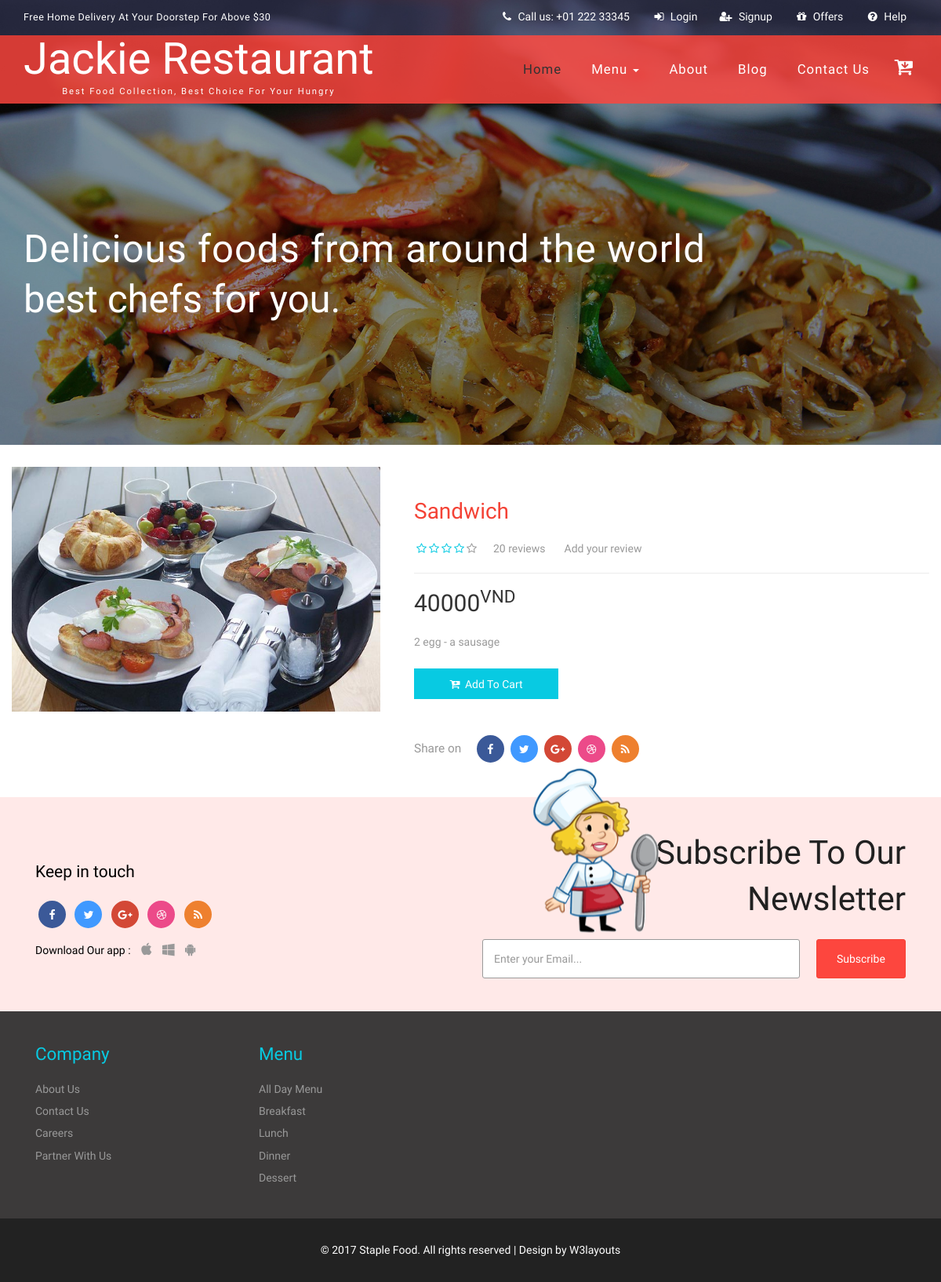
Screenshot of /product-detail.php?id=38 with the database file from the repository.
### tables this page shows
CREATE TABLE `products` (
  `id` int(11) NOT NULL,
  `product_name` varchar(50) NOT NULL,
  `product_code` varchar(10) NOT NULL,
  `description` text NOT NULL,
  `image` varchar(50) NOT NULL,
  `cost` varchar(10) NOT NULL,
  `category_id` int(11) NOT NULL
);

CREATE TABLE `categories` (
  `id` int(11) NOT NULL,
  `name` varchar(50) NOT NULL
);

### product-detail.php (the view, shortened to what this page needs)
<?php
	include 'header.php';
?>
<?php
	require 'database-config.php';
	$id = $_GET['id'];
	$sql = "SELECT products.id, product_name, product_code, description, categories.name as category, cost, image from products, categories where products.category_id = categories.id and products.id = $id";
	$result = mysqli_query($conn, $sql);
	if (mysqli_num_rows($result) > 0) {
    	while($row = mysqli_fetch_assoc($result)) {
    		echo '<div class="col-md-5 modal_body_left">';
				echo '<img src="'.$row["image"].'" alt=" " class="img-relative">';
			echo '</div>';
			echo '<div class="col-md-7 modal_body_right single-top-right">';
				echo '<h3 class="item_name">'.$row["product_name"].'</h3>';
				echo '<div class="single-rating">';
					echo '<ul class="stars" id="item_1">';
						echo '<li><i class="fa fa-star-o" aria-hidden="true"></i></li>';
						echo '<li><i class="fa fa-star-o" aria-hidden="true"></i></li>';
						echo '<li><i class="fa fa-star-o" aria-hidden="true"></i></li>';
						echo '<li><i class="fa fa-star-o" aria-hidden="true"></i></li>';
						echo '<li class="w3act"><i class="fa fa-star-o" aria-hidden="true"></i></li>';
						echo '<li class="rating">20 reviews</li>';
						echo '<li><a href="#">Add your review</a></li>';
					echo '</ul>';
				echo '</div>';
				echo '<div class="single-price">';
					echo '<ul>';
						echo '<h2>'.$row["cost"].'<sup>VND</sup></h2>';
					echo '</ul>';
				echo '</div>';
				echo '<p class="single-price-text">'.$row["description"].'</p>';
				echo '<form method="post" action="cart.php?action=add&code='.$row["product_code"].'">';
				echo '<button type="submit" class="w3ls-cart pw3ls-cart"><i class="fa fa-cart-plus" aria-hidden="true"></i> Add to cart</button>';
				echo '</form>';
				echo '<div class="single-page-icons social-icons">';
					echo '<ul>';
						echo '<li><h4>Share on</h4></li>';
						echo '<li><a href="#" class="fa fa-facebook icon facebook"> </a></li>';
						echo '<li><a href="#" class="fa fa-twitter icon twitter"> </a></li>';
						echo '<li><a href="#" class="fa fa-google-plus icon googleplus"> </a></li>';
						echo '<li><a href="#" class="fa fa-dribbble icon dribbble"> </a></li>';
						echo '<li><a href="#" class="fa fa-rss icon rss"> </a></li> ';
					echo '</ul>';
				echo '</div>';
			echo '</div>';
			echo '<div class="clearfix"> </div>';
			echo '<br>';
			echo '<br>';
			}
		}
?>
<?php
	include 'footer.php';
?>

### footer.php (shortened to what this page needs)
	<div class="subscribe agileits-w3layouts">
		<div class="container">
			<div class="col-md-6 social-icons w3-agile-icons">
				<h4>Keep in touch</h4>
				<ul>
					<li><a href="#" class="fa fa-facebook icon facebook"> </a></li>
					<li><a href="#" class="fa fa-twitter icon twitter"> </a></li>
					<li><a href="#" class="fa fa-google-plus icon googleplus"> </a></li>
					<li><a href="#" class="fa fa-dribbble icon dribbble"> </a></li>
					<li><a href="#" class="fa fa-rss icon rss"> </a></li>
				</ul>
				<ul class="apps">
					<li><h4>Download Our app : </h4> </li>
					<li><a href="#" class="fa fa-apple"></a></li>
					<li><a href="#" class="fa fa-windows"></a></li>
					<li><a href="#" class="fa fa-android"></a></li>
				</ul>
			</div>
			<div class="col-md-6 subscribe-right">
				<h3 class="w3ls-title">Subscribe to Our <br><span>Newsletter</span></h3>
				<form action="#" method="post">
					<input type="email" name="email" placeholder="Enter your Email..." required="">
					<input type="submit" value="Subscribe">
				</form>
				<img src="images/i1.png" class="sub-w3lsimg" alt=""/>
			</div>
			<div class="clearfix"> </div>
		</div>
	</div>
	<div class="footer agileits-w3layouts">
		<div class="container">
			<div class="w3_footer_grids">
				<div class="col-xs-6 col-sm-3 footer-grids w3-agileits">
					<h3>company</h3>
					<ul>
						<li><a href="about.php">About Us</a></li>
						<li><a href="contact.php">Contact Us</a></li>
						<li><a href="careers.php">Careers</a></li>
						<li><a href="help.php">Partner With Us</a></li>
					</ul>
				</div>
				<div class="col-xs-6 col-sm-3 footer-grids w3-agileits">
					<h3>Menu</h3>
					<ul>
						<li><a href="products.php">All Day Menu</a></li>
						<?php
                                require 'database-config.php';
                                $sql = "SELECT categories.id, categories.name, products.image FROM categories, products WHERE products.category_id = categories.id GROUP BY categories.id";
                                $result = mysqli_query($conn, $sql);
                                if (mysqli_num_rows($result) > 0) {
                                  while($row = mysqli_fetch_assoc($result)) {
                                        echo '<form action="products.php" method="GET">';
                                        echo '<li><a href="products.php?id='.$row["id"].'">'.$row["name"].'</a></li>';
                                        echo '</form>';
                                  }
                                }
                               ?>
					</ul>
				</div>
				<div class="clearfix"> </div>
			</div>
		</div>
	</div>
	<div class="copyw3-agile">
		<div class="container">
			<p>&copy; 2017 Staple Food. All rights reserved | Design by <a href="http://w3layouts.com/">W3layouts</a></p>
		</div>
	</div>
</body>
</html>

### rows the page displays
products: image (picture), product_name "Sandwich", cost "40000", description "2 egg - a sausage"
categories: name "Breakfast"
categories: name "Lunch"
categories: name "Dinner"
categories: name "Dessert"
